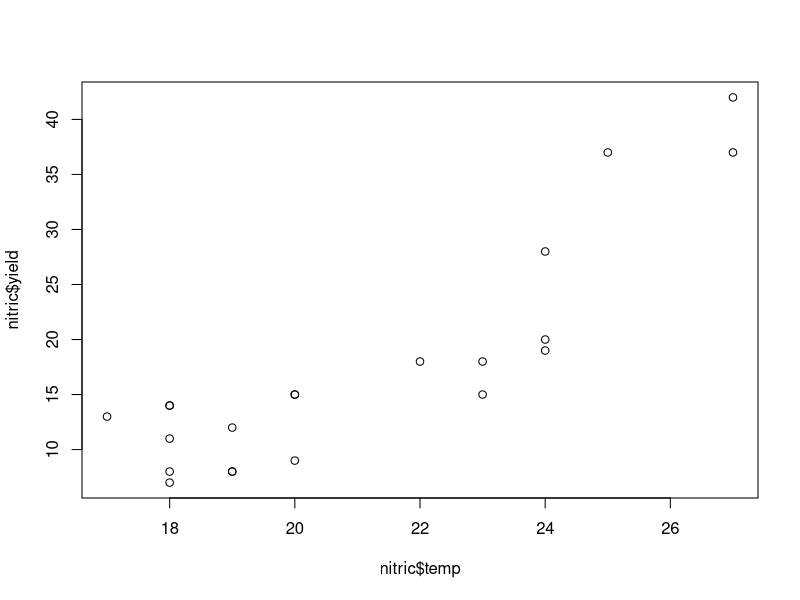
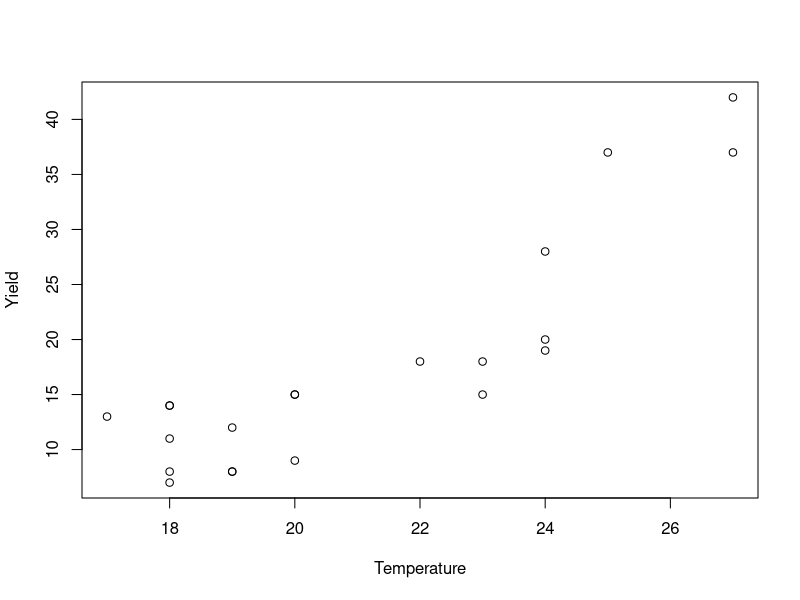
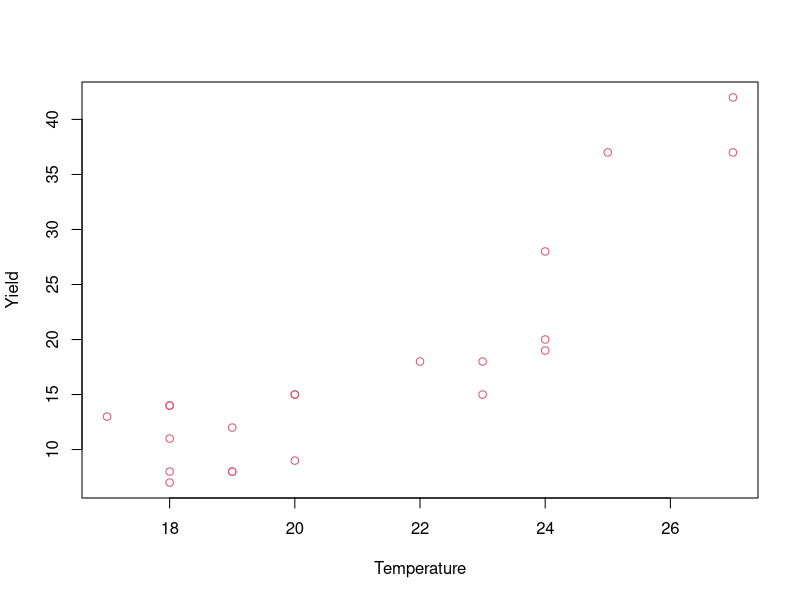
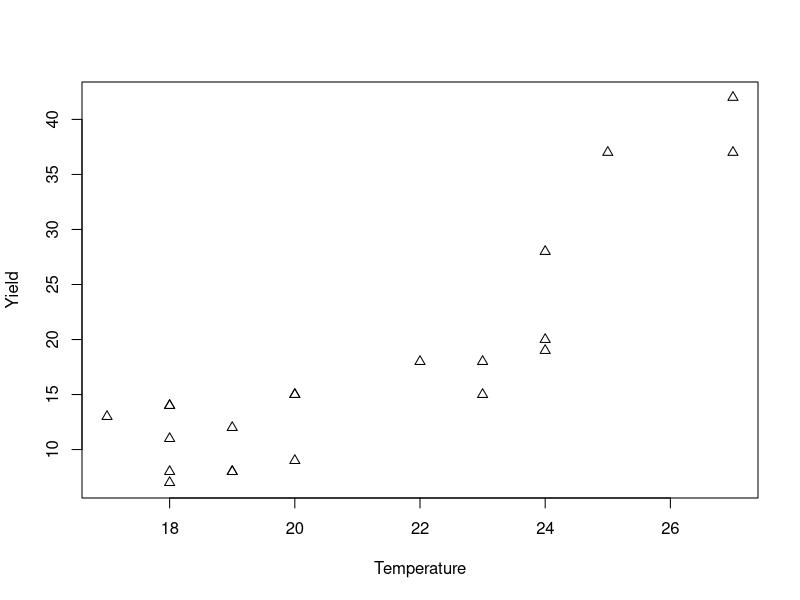
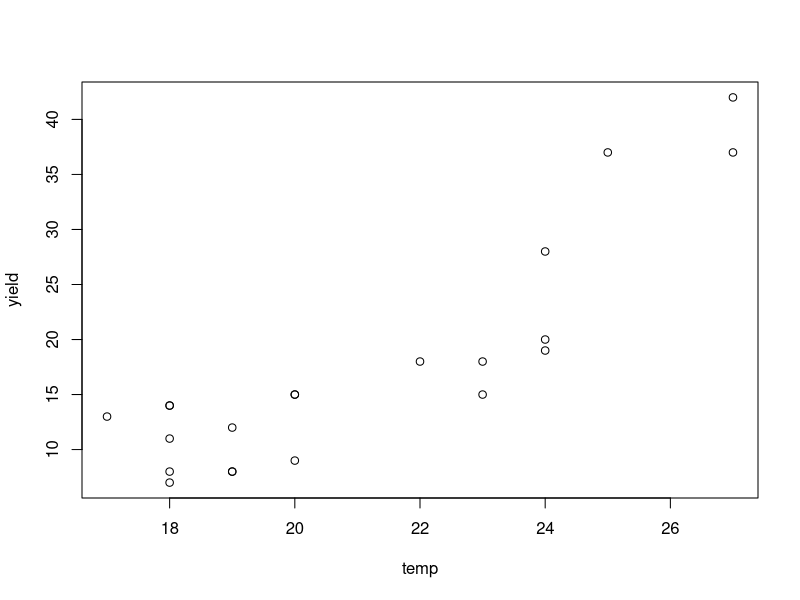
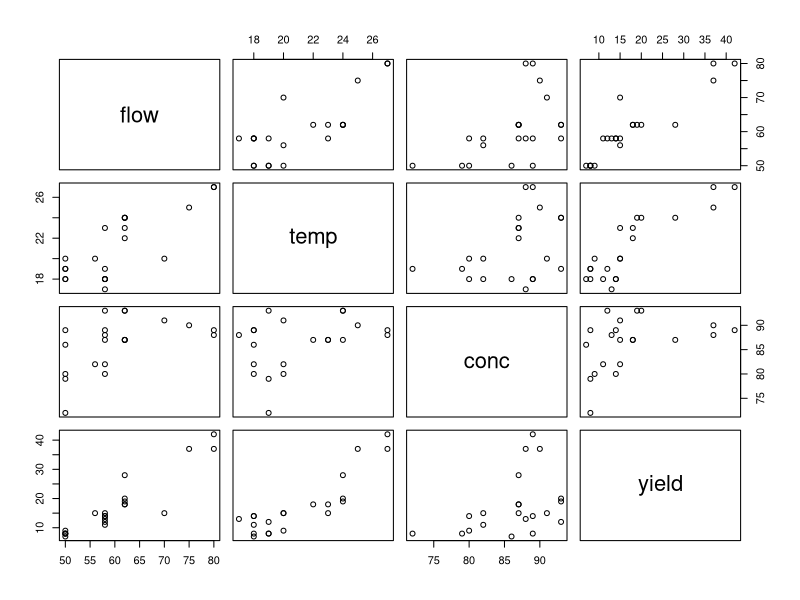
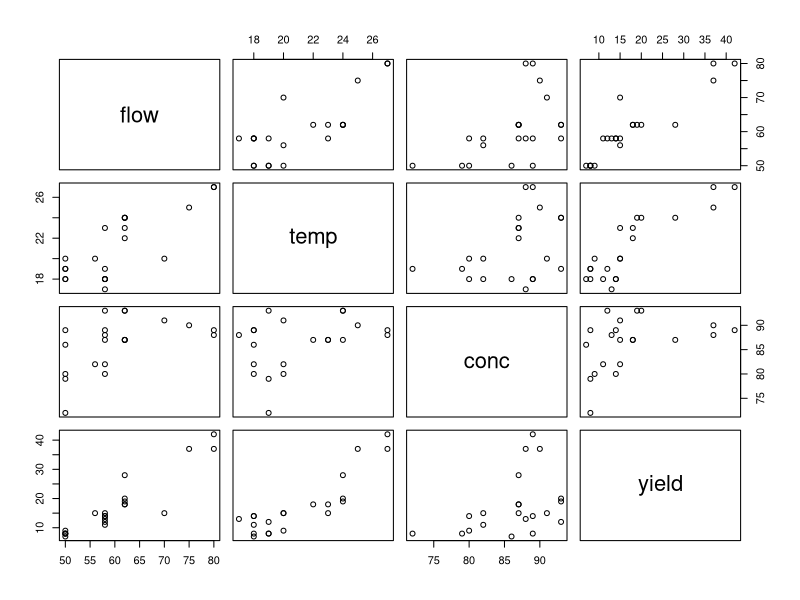

These figures' R source, in order:
## ---- chunk 1
knitr::opts_chunk$set(eval = FALSE)
knitr::opts_knit$set(root.dir = file.path('..', 'datasets'))
## ---- chunk 2
nitric <- read.csv("nitric.csv")
## ---- chunk 3
nitric
## ---- chunk 4
head(nitric)
## ---- chunk 5
# read in a dataset from a csv file:
nitric <- read.csv("nitric.csv")

# view the dataset:
nitric

# view just the first few rows of the dataset:
head(nitric)
## ---- chunk 6

# check the help for head:
## ---- chunk 7
?head
## ---- chunk 8
# head prints 6 rows by default
# Could change that by setting n, e.g. to get 8 rows:
head(nitric, n = 8)
## ---- chunk 9

# extract a variable from a data frame:
## ---- chunk 10
nitric$yield
## ---- chunk 11

# extract the first column:
## ---- chunk 12
nitric[, 1]
## ---- chunk 13

# extract the second row:
## ---- chunk 14
nitric[2, ]
## ---- chunk 15

# extract rows 1 to 5:
## ---- chunk 16
nitric[1:5, ]
## ---- chunk 17

# extract columns 2 and 4:
## ---- chunk 18
nitric[, c(2, 4)]
## ---- chunk 19

# extract all rows except row 1:
## ---- chunk 20
nitric[-1, ]
## ---- chunk 21

# scatterplot:
## ---- chunk 22
plot(nitric$temp, nitric$yield)
## ---- chunk 23

# Give the plot axis labels:
plot(nitric$temp, nitric$yield, xlab = "Temperature", ylab = "Yield")

# Change the points to red:
plot(nitric$temp, nitric$yield, xlab = "Temperature", ylab = "Yield", col = 2)

# Plot points as triangles:
plot(nitric$temp, nitric$yield, xlab = "Temperature", ylab = "Yield", pch = 2)
## ---- chunk 24

# scatterplot using formula interface:
## ---- chunk 25
plot(yield ~ temp, data = nitric)
## ---- chunk 26

# pairs plot gives a matrix of scatterplots:
## ---- chunk 27
pairs(nitric)
## ---- chunk 28

# plot(nitric) automatically gives a pairs plot:
plot(nitric)
